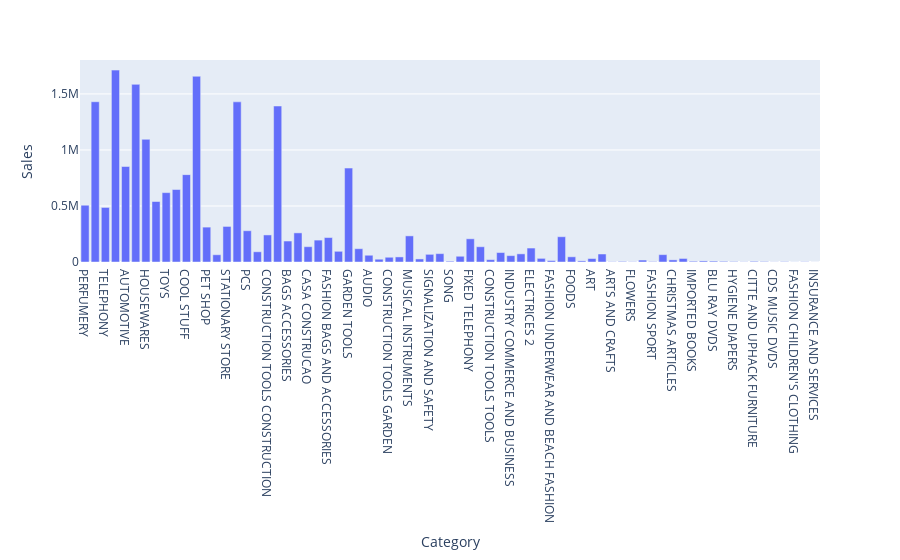

Write notebook code for a chart like this one.
### Code cell
px.bar(total_sales_per_category , x="Category", y="Sales")

### Figure 1 — Plotly figure (JSON) as saved in the notebook; plotly's stock layout.template omitted (floating-point values rounded to 4 significant figures)
{"data": [{"alignmentgroup": "True", "hovertemplate": "Category=%{x}<br>Sales=%{y}<extra></extra>", "legendgroup": "", "marker": {"color": "#636efa", "pattern": {"shape": ""}}, "name": "", "offsetgroup": "", "orientation": "v", "showlegend": false, "textposition": "auto", "type": "bar", "x": ["PERFUMERY", "FURNITURE DECORATION", "TELEPHONY", "BED TABLE BATH", "AUTOMOTIVE", "COMPUTER ACCESSORIES", "HOUSEWARES", "BABIES", "TOYS", "FURNITURE OFFICE", "COOL STUFF", "HEALTH BEAUTY", "PET SHOP", "GENERAL INTEREST BOOKS", "STATIONARY STORE", "WATCHES PRESENT", "PCS", "CLIMATIZATION", "CONSTRUCTION TOOLS CONSTRUCTION", "SPORT LEISURE", "BAGS ACCESSORIES", "ELECTRONICS", "CASA CONSTRUCAO", "GAMES CONSOLES", "FASHION BAGS AND ACCESSORIES", "HOME APPLIANCES", "GARDEN TOOLS", "AGRO INDUSTRIA E COMERCIO", null, "AUDIO", "TECHNICAL BOOKS", "CONSTRUCTION TOOLS GARDEN", "MARKET PLACE", "MUSICAL INSTRUMENTS", "DRINK FOODS", "SIGNALIZATION AND SAFETY", "FURNITURE KITCHEN SERVICE AREA DINNER AND GARDEN", "SONG", "HOUSE PASTALS OVEN AND CAFE", "FIXED TELEPHONY", "ROOM FURNITURE", "CONSTRUCTION TOOLS TOOLS", "HOUSE COMFORT", "INDUSTRY COMMERCE AND BUSINESS", "CONSTRUCTION TOOLS ILLUMINATION", "ELECTRICES 2", "FASHION CALCADOS", "FASHION UNDERWEAR AND BEACH FASHION", "ELECTROSTILE", "FOODS", "IMAGE IMPORT TABLETS", "ART", "DRINKS", "ARTS AND CRAFTS", "FASHION WOMEN'S CLOTHING", "FLOWERS", "FASHION MEN'S CLOTHING", "FASHION SPORT", "CONSTRUCTION SECURITY TOOLS", "CHRISTMAS ARTICLES", "FURNITURE", "IMPORTED BOOKS", "CINE PHOTO", "BLU RAY DVDS", "PARTY ARTICLES", "HYGIENE DIAPERS", "HOUSE COMFORT 2", "CITTE AND UPHACK FURNITURE", "KITCHEN PORTABLE AND FOOD COACH", "CDS MUSIC DVDS", "LA CUISINE", "FASHION CHILDREN'S CLOTHING", "PC GAMER", "INSURANCE AND SERVICES"], "xaxis": "x", "y": [506700.0, 1430000.0, 486900.0, 1713000.0, 852300.0, 1585000.0, 1095000.0, 539800.0, 619000.0, 646800.0, 779698, 1657000.0, 311300.0, 64690.0, 317400.0, 1429000.0, 279100.0, 91170.0, 241500.0, 1392000.0, 187200.0, 259900.0, 136600.0, 195500.0, 218200.0, 95530.0, 838300.0, 118700.0, 252800.0, 60320.0, 24920.0, 42390.0, 45340.0, 233100.0, 27290.0, 68490.0, 74660.0, 6901.0, 51230.0, 207000.0, 136100.0, 21070.0, 84330.0, 56750.0, 72710.0, 124600.0, 32420.0, 12710.0, 225600.0, 46430.0, 10040.0, 30990.0, 71430.0, 2326.0, 5110.0, 2213.0, 17290.0, 3646.0, 65690.0, 18990.0, 31600.0, 6702.0, 9530.0, 7935.0, 5966.0, 4221.0, 1711.0, 5999.0, 4336.0, 1199.0, 2914.0, 785.7, 2174.0, 324.5], "yaxis": "y"}], "layout": {"barmode": "relative", "legend": {"tracegroupgap": 0}, "margin": {"t": 60}, "xaxis": {"anchor": "y", "domain": [0, 1], "title": {"text": "Category"}}, "yaxis": {"anchor": "x", "domain": [0, 1], "title": {"text": "Sales"}}}}
